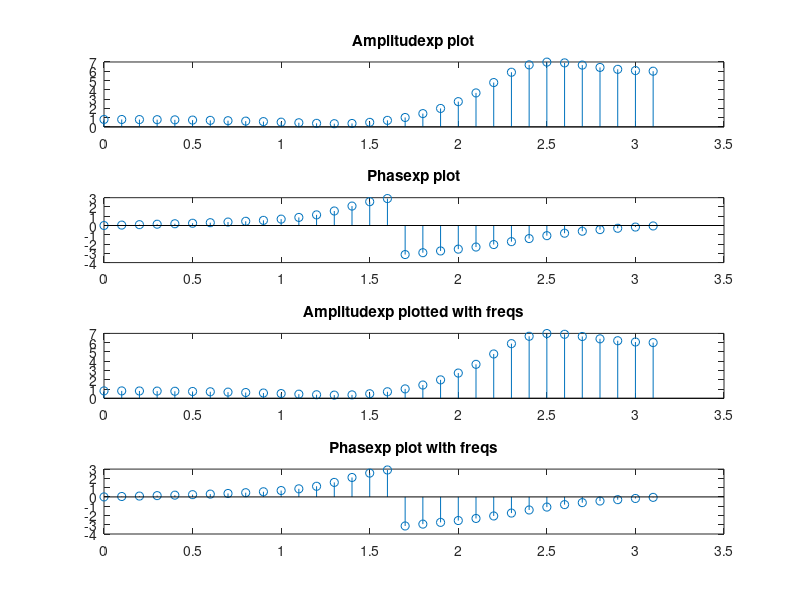

The MATLAB source for this figure:
close all; 
clear all; 
clc;
b = [3 -1 2];
a = [1 2 2];
g = 0:.1:pi;
n = 3.*exp(g.*1i.*2)-exp(g.*1i)+2;
d = exp(g.*1i.*2)+2.*exp(g.*1i)+2;
H = n ./ d;
h = freqz(b,a,g);


subplot(4,1,1), stem(g, abs(H)), title('Amplitudexp plot');
subplot(4,1,2), stem(g, angle(H)), title('Phasexp plot');

subplot(4,1,3), stem(g, abs(h)), title('Amplitudexp plotted with freqs');
subplot(4,1,4), stem(g, angle(h)), title('Phasexp plot with freqs');